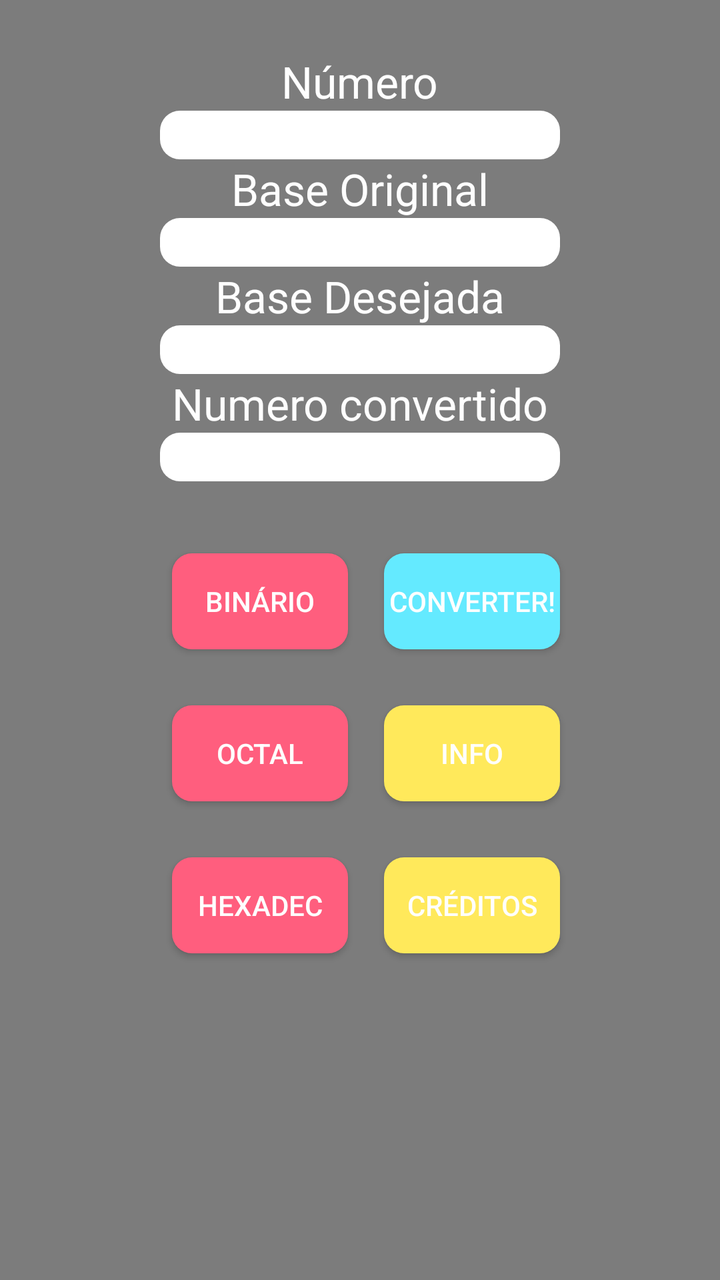
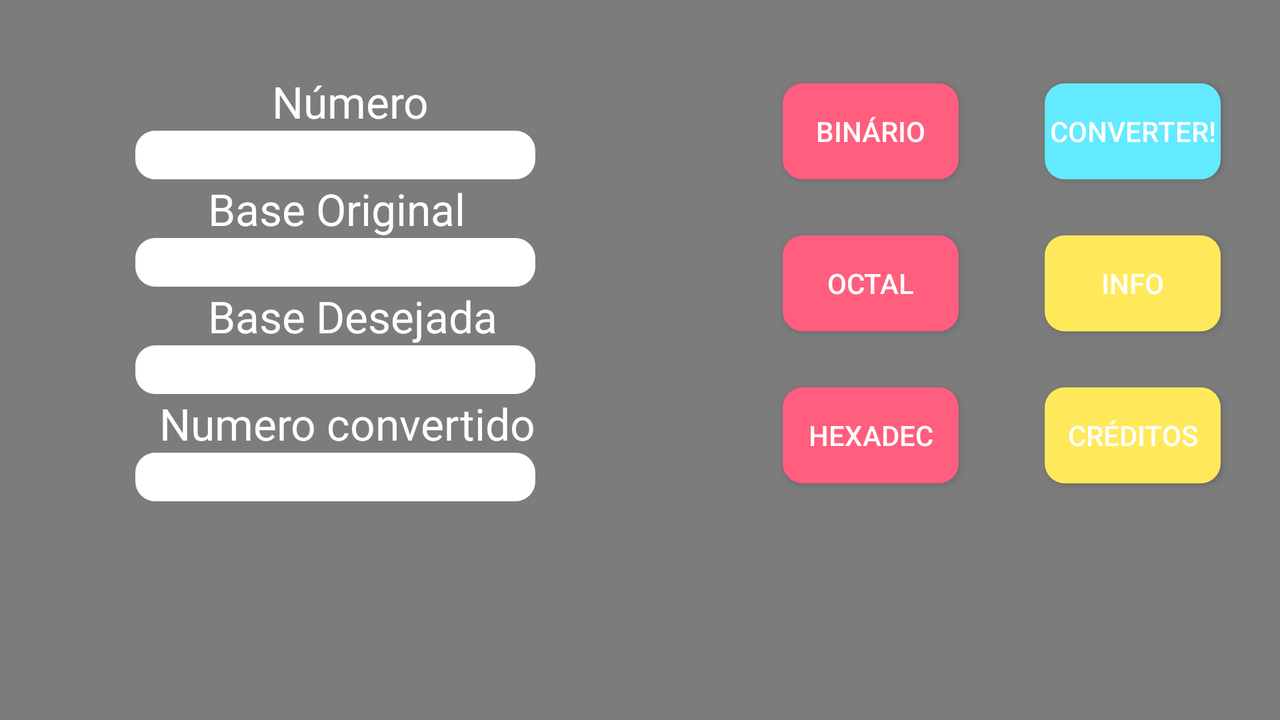

One screen, two layout resources from the same app: the default and the repository's alternative for another configuration. Each is rendered where Android would select it; the XML of both is given below.
<!-- AndroidManifest.xml: application theme AppTheme -->
<!-- res/layout/activity_main.xml -->
<?xml version="1.0" encoding="utf-8"?>
<RelativeLayout xmlns:android="http://schemas.android.com/apk/res/android"
    xmlns:tools="http://schemas.android.com/tools" android:layout_width="match_parent"
    android:layout_height="match_parent" android:paddingLeft="@dimen/activity_horizontal_margin"
    android:paddingRight="@dimen/activity_horizontal_margin"
    android:paddingTop="@dimen/activity_vertical_margin"
    android:paddingBottom="@dimen/activity_vertical_margin"
    tools:context=".MainActivity"
    android:background="#7c7c7c" >

    <TextView
        android:layout_width="wrap_content"
        android:layout_height="wrap_content"
        android:textAppearance="?android:attr/textAppearanceLarge"
        android:text="Número"
        android:id="@+id/lbNumero"
        android:textColor="#fefefe"
        android:layout_marginTop="26dp"
        android:layout_alignParentTop="true"
        android:layout_centerHorizontal="true" />

    <EditText
        android:layout_width="200dp"
        android:layout_height="wrap_content"
        android:id="@+id/tNumero"
        android:layout_below="@+id/lbNumero"
        android:layout_centerHorizontal="true"
        android:background="@drawable/label" />

    <TextView
        android:layout_width="wrap_content"
        android:layout_height="wrap_content"
        android:textAppearance="?android:attr/textAppearanceLarge"
        android:text="Base Original"
        android:id="@+id/lbBaseOriginal"
        android:layout_below="@+id/tNumero"
        android:layout_centerHorizontal="true"
        android:textColor="#fefefe" />

    <EditText
        android:layout_width="200dp"
        android:layout_height="wrap_content"
        android:id="@+id/tBaseOriginal"
        android:layout_below="@+id/lbBaseOriginal"
        android:layout_centerHorizontal="true"
        android:background="@drawable/label" />

    <TextView
        android:layout_width="wrap_content"
        android:layout_height="wrap_content"
        android:textAppearance="?android:attr/textAppearanceLarge"
        android:text="Base Desejada"
        android:id="@+id/lbBaseDesejada"
        android:layout_below="@+id/tBaseOriginal"
        android:layout_centerHorizontal="true"
        android:textColor="#fefefe" />

    <EditText
        android:layout_width="200dp"
        android:layout_height="wrap_content"
        android:id="@+id/tBaseDesejada"
        android:layout_below="@+id/lbBaseDesejada"
        android:layout_centerHorizontal="true"
        android:background="@drawable/label" />

    <TextView
        android:layout_width="wrap_content"
        android:layout_height="wrap_content"
        android:textAppearance="?android:attr/textAppearanceLarge"
        android:id="@+id/lbResultado"
        android:text="Numero convertido"
        android:layout_below="@+id/tBaseDesejada"
        android:layout_centerHorizontal="true"
        android:textColor="#fefefe" />

    <Button
        android:layout_width="wrap_content"
        android:layout_height="wrap_content"
        android:text="Converter!"
        android:id="@+id/btConverter"
        android:background="@drawable/button"
        android:textColor="#fefefe"
        android:layout_alignTop="@+id/btBinario"
        android:layout_alignRight="@+id/tResultado"
        android:layout_alignEnd="@+id/tResultado" />

    <EditText
        android:layout_width="200dp"
        android:layout_height="wrap_content"
        android:id="@+id/tResultado"
        android:layout_below="@+id/lbResultado"
        android:layout_centerHorizontal="true"
        android:background="@drawable/label"
        android:clickable="false"
        android:editable="false" />

    <Button
        android:layout_width="wrap_content"
        android:layout_height="wrap_content"
        android:text="Binário"
        android:id="@+id/btBinario"
        android:background="@drawable/button2"
        android:textColor="#fefefe"
        android:layout_marginTop="36dp"
        android:layout_below="@+id/tResultado"
        android:layout_alignLeft="@+id/lbResultado"
        android:layout_alignStart="@+id/lbResultado" />

    <Button
        android:layout_width="wrap_content"
        android:layout_height="wrap_content"
        android:text="Octal"
        android:id="@+id/btOctal"
        android:background="@drawable/button2"
        android:textColor="#fefefe"
        android:layout_below="@+id/btBinario"
        android:layout_alignLeft="@+id/btBinario"
        android:layout_alignStart="@+id/btBinario"
        android:layout_marginTop="28dp" />

    <Button
        android:layout_width="wrap_content"
        android:layout_height="wrap_content"
        android:text="Hexadec"
        android:id="@+id/btHexadecimal"
        android:textColor="#fefefe"
        android:background="@drawable/button2"
        android:layout_alignTop="@+id/btCreditos"
        android:layout_alignRight="@+id/btOctal"
        android:layout_alignEnd="@+id/btOctal" />

    <Button
        android:layout_width="wrap_content"
        android:layout_height="wrap_content"
        android:text="Info"
        android:id="@+id/btInfo"
        android:textColor="#fefefe"
        android:background="@drawable/button1"
        android:onClick="Info"
        android:layout_alignTop="@+id/btOctal"
        android:layout_alignRight="@+id/btConverter"
        android:layout_alignEnd="@+id/btConverter" />

    <Button
        android:layout_width="wrap_content"
        android:layout_height="wrap_content"
        android:text="Créditos"
        android:id="@+id/btCreditos"
        android:textColor="#fefefe"
        android:background="@drawable/button1"
        android:onClick="Creditos"
        android:layout_marginTop="28dp"
        android:layout_below="@+id/btInfo"
        android:layout_alignRight="@+id/btConverter"
        android:layout_alignEnd="@+id/btConverter" />

</RelativeLayout>
<!-- resources referenced by this layout -->
<resources>
  <!-- drawable button (drawable) -->
  <?xml version="1.0" encoding="utf-8"?>
  <shape xmlns:android="http://schemas.android.com/apk/res/android"
      android:shape="rectangle" android:padding="10dp">
      
      <solid android:color="#FF64EAFF"/>
      <corners android:radius="10dp"/>
  </shape>
  <!-- drawable button1 (drawable) -->
  <?xml version="1.0" encoding="utf-8"?>
  <shape xmlns:android="http://schemas.android.com/apk/res/android"
      android:shape="rectangle" android:padding="10dp">
      
      <solid android:color="#FFFFE95B"/>
      <corners android:radius="10dp"/>
  </shape>
  <!-- drawable button2 (drawable) -->
  <?xml version="1.0" encoding="utf-8"?>
  <shape xmlns:android="http://schemas.android.com/apk/res/android"
      android:shape="rectangle" android:padding="10dp">
      
      <solid android:color="#FFFF5E7E"/>
      <corners android:radius="10dp"/>
  </shape>
  <!-- drawable label (drawable) -->
  <?xml version="1.0" encoding="utf-8"?>
  <shape xmlns:android="http://schemas.android.com/apk/res/android"
      android:shape="rectangle" android:padding="10dp">
      
      <solid android:color="#FFffFF"/>
      <corners android:radius="10dp"/>
  </shape>
  <style name="AppTheme" parent="Theme.AppCompat.Light.NoActionBar">
          
  
          <item name="colorPrimary">@color/colorPrimary</item>
          <item name="colorPrimaryDark">@color/colorPrimaryDark</item>
          <item name="colorAccent">@color/colorAccent</item>
  
      </style>
</resources>
<!-- res/layout-land/activity_main.xml (the repository's variant of the layout above) -->
<!-- drawn on the phone turned sideways -->
<?xml version="1.0" encoding="utf-8"?>
<RelativeLayout xmlns:android="http://schemas.android.com/apk/res/android"
    xmlns:tools="http://schemas.android.com/tools" android:layout_width="match_parent"
    android:layout_height="match_parent" android:paddingLeft="@dimen/activity_horizontal_margin"
    android:paddingRight="@dimen/activity_horizontal_margin"
    android:paddingTop="@dimen/activity_vertical_margin"
    android:paddingBottom="@dimen/activity_vertical_margin" tools:context=".MainActivity"
    android:background="#7c7c7c">

    <TextView
        android:layout_width="wrap_content"
        android:layout_height="wrap_content"
        android:textAppearance="?android:attr/textAppearanceLarge"
        android:text="Número"
        android:id="@+id/lbNumero"
        android:textColor="#fefefe"
        android:layout_marginTop="36dp"
        android:layout_alignParentTop="true"
        android:layout_alignRight="@+id/lbBaseOriginal"
        android:layout_alignEnd="@+id/lbBaseOriginal"
        android:layout_marginRight="18dp"
        android:layout_marginEnd="18dp" />

    <EditText
        android:layout_width="200dp"
        android:layout_height="wrap_content"
        android:id="@+id/tNumero"
        android:background="@drawable/label"
        android:layout_below="@+id/lbNumero"
        android:layout_alignParentLeft="true"
        android:layout_alignParentStart="true"
        android:layout_marginLeft="68dp"
        android:layout_marginStart="68dp" />

    <TextView
        android:layout_width="wrap_content"
        android:layout_height="wrap_content"
        android:textAppearance="?android:attr/textAppearanceLarge"
        android:text="Base Original"
        android:id="@+id/lbBaseOriginal"
        android:textColor="#fefefe"
        android:layout_below="@+id/tNumero"
        android:layout_alignRight="@+id/tNumero"
        android:layout_alignEnd="@+id/tNumero"
        android:layout_marginRight="35dp"
        android:layout_marginEnd="35dp" />

    <EditText
        android:layout_width="200dp"
        android:layout_height="wrap_content"
        android:id="@+id/tBaseOriginal"
        android:background="@drawable/label"
        android:layout_below="@+id/lbBaseOriginal"
        android:layout_alignLeft="@+id/tNumero"
        android:layout_alignStart="@+id/tNumero" />

    <TextView
        android:layout_width="wrap_content"
        android:layout_height="wrap_content"
        android:textAppearance="?android:attr/textAppearanceLarge"
        android:text="Base Desejada"
        android:id="@+id/lbBaseDesejada"
        android:textColor="#fefefe"
        android:layout_below="@+id/tBaseOriginal"
        android:layout_alignLeft="@+id/lbBaseOriginal"
        android:layout_alignStart="@+id/lbBaseOriginal" />

    <EditText
        android:layout_width="200dp"
        android:layout_height="wrap_content"
        android:id="@+id/tBaseDesejada"
        android:background="@drawable/label"
        android:layout_below="@+id/lbBaseDesejada"
        android:layout_alignLeft="@+id/tBaseOriginal"
        android:layout_alignStart="@+id/tBaseOriginal" />

    <TextView
        android:layout_width="wrap_content"
        android:layout_height="wrap_content"
        android:textAppearance="?android:attr/textAppearanceLarge"
        android:id="@+id/lbResultado"
        android:text="Numero convertido"
        android:textColor="#fefefe"
        android:layout_below="@+id/tBaseDesejada"
        android:layout_alignRight="@+id/tBaseDesejada"
        android:layout_alignEnd="@+id/tBaseDesejada" />

    <Button
        android:layout_width="wrap_content"
        android:layout_height="wrap_content"
        android:text="Converter!"
        android:id="@+id/btConverter"
        android:background="@drawable/button"
        android:textColor="#fefefe"
        android:layout_marginRight="30dp"
        android:layout_marginEnd="30dp"
        android:layout_above="@+id/btOctal"
        android:layout_alignParentRight="true"
        android:layout_alignParentEnd="true" />

    <EditText
        android:layout_width="200dp"
        android:layout_height="wrap_content"
        android:id="@+id/tResultado"
        android:background="@drawable/label"
        android:clickable="false"
        android:editable="false"
        android:layout_below="@+id/lbResultado"
        android:layout_alignLeft="@+id/tBaseDesejada"
        android:layout_alignStart="@+id/tBaseDesejada" />

    <Button
        android:layout_width="wrap_content"
        android:layout_height="wrap_content"
        android:text="Binário"
        android:id="@+id/btBinario"
        android:background="@drawable/button2"
        android:textColor="#fefefe"
        android:layout_marginRight="43dp"
        android:layout_marginEnd="43dp"
        android:layout_above="@+id/lbBaseOriginal"
        android:layout_toLeftOf="@+id/btConverter"
        android:layout_toStartOf="@+id/btConverter" />

    <Button
        android:layout_width="wrap_content"
        android:layout_height="wrap_content"
        android:text="Octal"
        android:id="@+id/btOctal"
        android:background="@drawable/button2"
        android:textColor="#fefefe"
        android:layout_below="@+id/btBinario"
        android:layout_alignLeft="@+id/btBinario"
        android:layout_alignStart="@+id/btBinario"
        android:layout_marginTop="28dp" />

    <Button
        android:layout_width="wrap_content"
        android:layout_height="wrap_content"
        android:text="Hexadec"
        android:id="@+id/btHexadecimal"
        android:textColor="#fefefe"
        android:background="@drawable/button2"
        android:layout_alignTop="@+id/btCreditos"
        android:layout_alignRight="@+id/btOctal"
        android:layout_alignEnd="@+id/btOctal" />

    <Button
        android:layout_width="wrap_content"
        android:layout_height="wrap_content"
        android:text="Info"
        android:id="@+id/btInfo"
        android:textColor="#fefefe"
        android:background="@drawable/button1"
        android:onClick="Info"
        android:layout_alignTop="@+id/btOctal"
        android:layout_alignRight="@+id/btConverter"
        android:layout_alignEnd="@+id/btConverter" />

    <Button
        android:layout_width="wrap_content"
        android:layout_height="wrap_content"
        android:text="Créditos"
        android:id="@+id/btCreditos"
        android:textColor="#fefefe"
        android:background="@drawable/button1"
        android:onClick="Creditos"
        android:layout_marginTop="28dp"
        android:layout_below="@+id/btInfo"
        android:layout_alignRight="@+id/btConverter"
        android:layout_alignEnd="@+id/btConverter" />

</RelativeLayout>
